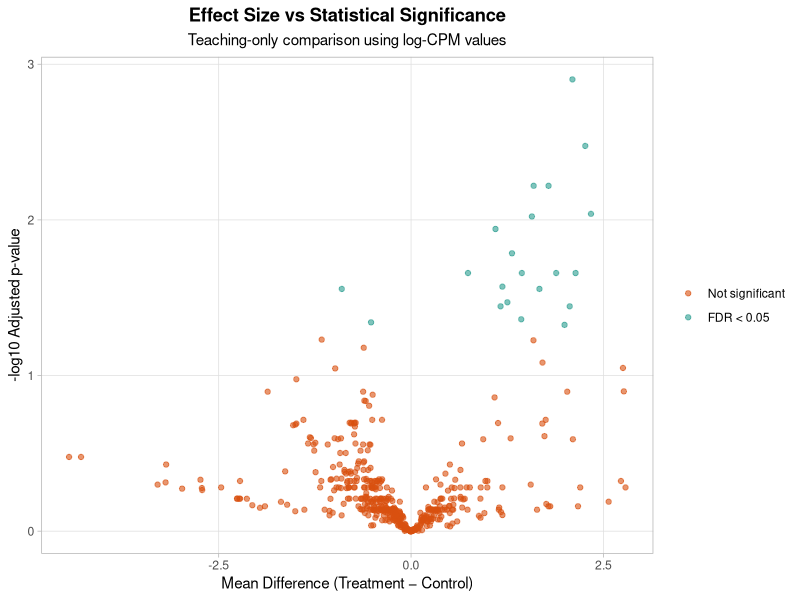

Source code (R):
## ---- chunk 1
counts <- readr::read_csv("data/demo-counts.csv", show_col_types = FALSE)
meta   <- readr::read_csv("data/demo-metadata.csv", show_col_types = FALSE)

count_matrix <- as.matrix(counts[-1])
rownames(count_matrix) <- counts$gene_id

library_sizes <- colSums(count_matrix)
cpm <- sweep(count_matrix, 2, library_sizes, FUN = "/") * 1e6
log_cpm <- log2(cpm + 1)

group <- meta$condition

p_values <- apply(log_cpm, 1, function(x) {
  stats::t.test(x[group == "Control"], x[group == "Treatment"])$p.value
})

results <- tibble::tibble(
  gene_id = rownames(log_cpm),
  p_value = p_values
) |>
  dplyr::mutate(
    adjusted_p = p.adjust(p_value, method = "BH")
  )
## ---- chunk 2
group_means <- t(apply(log_cpm, 1, function(x) {
  c(
    mean_control = mean(x[group == "Control"]),
    mean_treatment = mean(x[group == "Treatment"])
  )
}))

effect_df <- tibble::as_tibble(group_means) |>
  dplyr::mutate(
    gene_id = rownames(group_means),
    mean_diff = mean_treatment - mean_control
  )

results <- dplyr::left_join(results, effect_df, by = "gene_id")
## ---- chunk 3
cdi_plot_theme <- function() {
  ggplot2::theme_light() +
    ggplot2::theme(
      plot.title = ggplot2::element_text(hjust = 0.5, face = "bold"),
      plot.subtitle = ggplot2::element_text(hjust = 0.5),
      panel.grid.minor = ggplot2::element_blank(),
      legend.position = "right"
    )
}
## ---- chunk 4
volcano_df <- results |>
  dplyr::mutate(
    neg_log10_adj_p = -log10(adjusted_p),
    significant = adjusted_p < 0.05
  )

ggplot2::ggplot(
  volcano_df,
  ggplot2::aes(x = mean_diff,
               y = neg_log10_adj_p,
               color = significant)
) +
  ggplot2::geom_point(alpha = 0.6) +
  ggplot2::labs(
    title = "Effect Size vs Statistical Significance",
    subtitle = "Teaching-only comparison using log-CPM values",
    x = "Mean Difference (Treatment − Control)",
    y = "-log10 Adjusted p-value"
  ) +
  cdi_plot_theme() +
  ggplot2::scale_color_manual(
  values = c("FALSE" = "#d9500f", "TRUE" = "#2a9d8f"),
  labels = c("Not significant", "FDR < 0.05"),
  name = NULL
)


